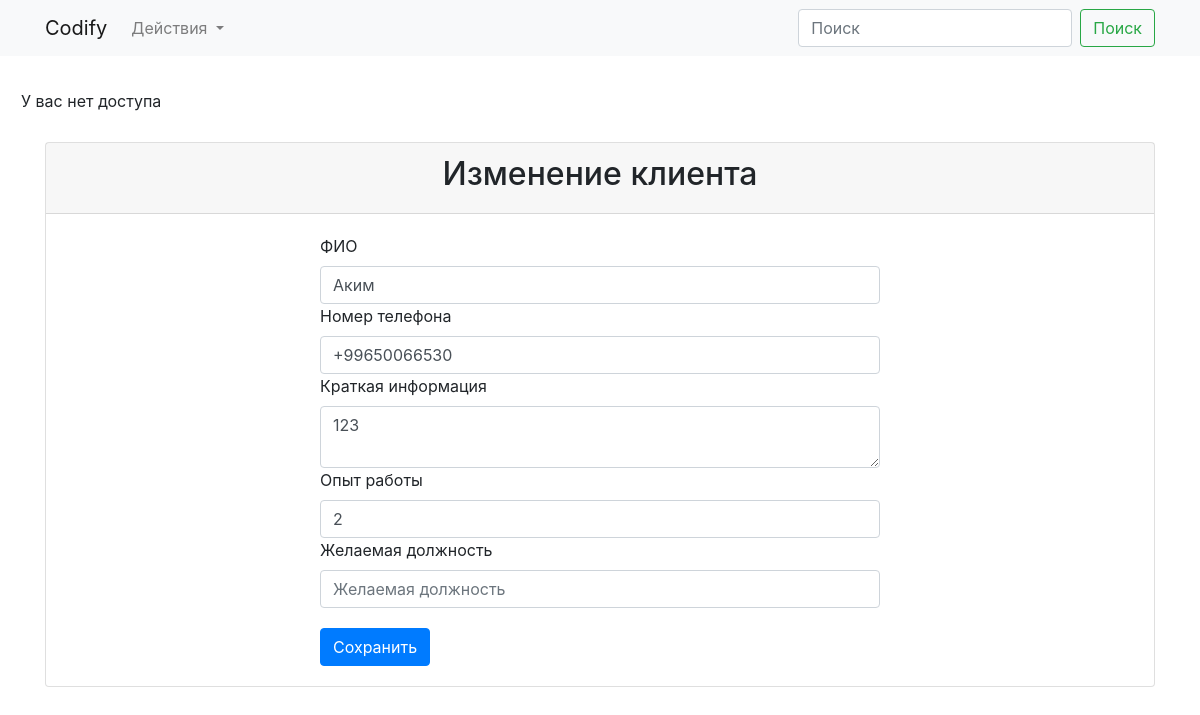
Screenshot of /employee/1/update (signed in) with the database file from the repository.
### app/models.py (models this page shows)
class Employee(db.Model):
    id = db.Column(db.Integer, primary_key=True)
    fullname = db.Column(db.String)
    phone = db.Column(db.String)
    short_info = db.Column(db.String)
    experience = db.Column(db.Integer)
    preferred_position = db.Column(db.String)
    user = db.relationship(User, backref=db.backref('users', lazy='dynamic'))
    user_name = db.Column(db.String, db.ForeignKey('users.username'))

### app/views.py (the view)
@login_required
def employee_update(employee_id):
    employee = Employee.query.get(employee_id)
    form = EmployeeForm(request.form, obj=employee)
    if employee.user_name != current_user.username:
        flash('У вас нет доступа')
    if request.method == 'POST':
        if form.validate_on_submit():
            form.populate_obj(employee)
            db.session.add(employee)
            db.session.commit()
            return redirect(url_for('index'))
    return render_template('employee_update.html', form=form, employee=employee)

### app/forms.py (shortened to what this page needs)
class EmployeeForm(FlaskForm):
    fullname = ws.StringField('ФИО', validators=[ws.validators.DataRequired()])
    phone = ws.StringField('Номер телефона', validators=[ws.validators.DataRequired(), ws.validators.Length(min=13, max=20)])
    short_info = ws.TextAreaField('Краткая информация', validators=[ws.validators.DataRequired()])
    experience = ws.StringField('Опыт работы', validators=[ws.validators.DataRequired()])
    preferred_position = ws.StringField('Желаемая должность')
    user = current_user
    submit = ws.SubmitField('Сохранить')

### app/models.py (called while the page is built)
@login_manager.user_loader
def load_user(user_id):
    return User.query.get(int(user_id))

### app/templates/employee_update.html (shortened to what this page needs)
{% extends "base.html" %}
{% block content %}
<div class="container">
  <div class="card">
    <form method="POST" action="{{ url_for('employee_update', employee_id=employee.id) }}">
        <div class="card-header">
            <h2>Изменение клиента</h2>
        </div>
        <div class="content-inside">
            {{ form.fullname.label() }}
            {{ form.fullname(class="form-control", placeholder="ФИО") }}
            {{ form.phone.label() }}
            {{ form.phone(class="form-control", placeholder="Телефон") }}
            {{ form.short_info.label() }}
            {{ form.short_info(class="form-control", placeholder="Краткая информация") }}
            {{ form.experience.label() }}
            {{ form.experience(class="form-control", placeholder="Опыт работы в годах") }}
            {{ form.preferred_position.label() }}
            {{ form.preferred_position(class="form-control", placeholder="Желаемая должность") }}
            {{ form.submit(class="btn btn-primary submit-button") }}
        </div>
    </form>
  </div>
</div>
{% endblock content %}

### app/static/css/style.css (style rules this page uses)
.content-inside { padding: 20px; max-width: 600px; margin: 0 auto; }
.submit-button { margin-top: 20px; }
.card-header h2 { text-align: center; }

### rows the page displays
Employee: fullname "Аким", phone "+99650066530", short_info "123", experience "2"

### other values shown
{{ msg }} "У вас нет доступа"
